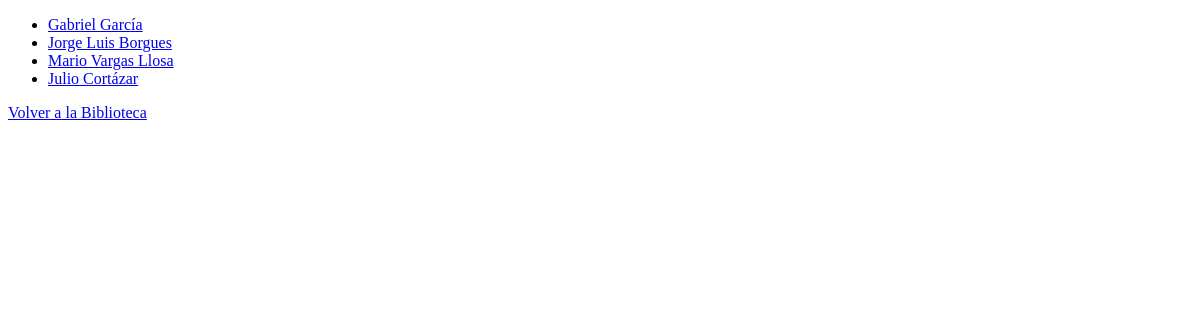
The app's page /authors/, older data.
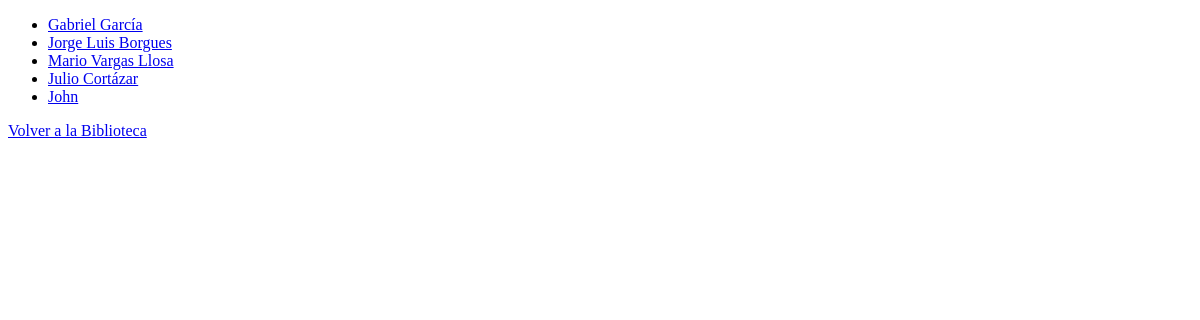
The same page, newer data.
### library/models.py (models this page shows, shortened)
class Author(models.Model):
    id_author = models.AutoField(primary_key=True)
    name = models.CharField(max_length=100)
    birth_date = models.DateField(null=True, blank=True)

### library/views.py (the view)
# urls.py: path('authors/', views.AuthorListView.as_view(), name='author_list'),
class AuthorListView(ListView):
    model = Author
    template_name = 'library/author_list.html'

### library/templates/library/author_list.html (shortened to what this page needs)
<!DOCTYPE html>
<html lang="en">
<head>
</head>
<body>
    <ul>
        {% for author in author_list %}
            <li>
                <a href="{% url 'author_detail' pk=author.id_author %}">
                    {{ author.name }}
                </a>
            </li>
        {% empty %}
            <li>No hay registros de autores.</li>
        {% endfor %}
    </ul>
    <a href="{% url 'welcome_template' %}">Volver a la Biblioteca</a>
</body>
</html>

Row changes from the older to the newer data that the page shows:
added Author: name "John"
